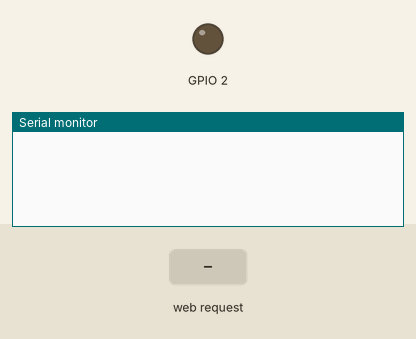
A sketch run on a simulated ESP32. Shown: output pins drawn as LEDs (lit = HIGH), the last lines printed to the serial monitor. The test bench sets the inputs (shaded band).

Above: at 1.2 s.
1.3 s: HTTP request GET /readm received
At 2.4 s:
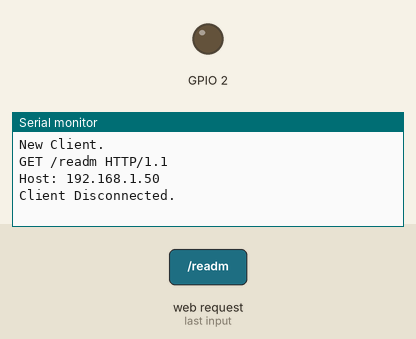
2.8 s: HTTP request GET /write received
At 3.4 s:
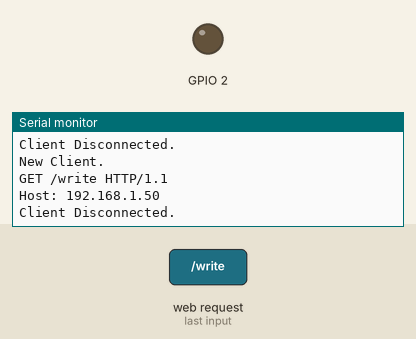

The sketch:

UIDWiFiAPPortal.ino
```cpp
/* AP Captive Portal for reading/writing UIDs on RFID chips */
/* Made by Dmitry Abramov */
/* git: https://github.com/Rou7e/remote-rfid-cloner */

#include <WiFi.h>
#include <DNSServer.h>
#include <SPI.h>
#include <MFRC522.h>

#define RST_PIN   4     // Configurable, see typical pin layout above
#define SS_PIN    21    // Configurable, see typical pin layout above

MFRC522 mfrc522(SS_PIN, RST_PIN);   // Create MFRC522 instance

MFRC522::MIFARE_Key key;

const byte DNS_PORT = 53;
IPAddress apIP(192, 168, 1, 1);
DNSServer dnsServer;
WiFiServer server(80);

byte NEW_UID[4] = {0xFF, 0xFF, 0xFF, 0xFF};

bool currentlyWriting = false;

String responseHTML1 = ""
  "<!DOCTYPE html><html><head><title>RFID Tools Portal</title></head><body>"
  "<h1>RFID Tools Portal</h1><p>Currently writing UID: ";

String responseHTML1d5 = "<p> Current operation: </p>";

String responseHTML2 = "</p><p>Enter UID to write on every card:</p>"
"   <form action='/action_page.php'>"
"  <label for='write'>UID to send:</label><br>"
"  <input type='text' id='write' name='write' value='FF-FF-FF-FF'><br>"
"  <input type='submit' value='Write UID'>"
"</form><p id='readm'>Read RFID without rewriting UID</p>"
"  <a href='/readm'>Read Mode</a>"
"<p>Last read result: </p>"
"</body></html>";

String readResponse = "";

String successForm = "<!DOCTYPE html><html><head><title>RFID Tools Portal</title></head><body>"
"<h1>Thanks!</h1>"
"<p>New UID accepted!</p>"
"<a href='/'>Back to captive portal</a>"
"</body></html>";

void setup() {
  WiFi.disconnect();   //added to start with the wifi off, avoid crashing
  WiFi.mode(WIFI_OFF); //added to start with the wifi off, avoid crashing
  WiFi.mode(WIFI_AP);
  WiFi.softAPConfig(apIP, apIP, IPAddress(255, 255, 255, 0));
  WiFi.softAP("NFC UID Assistant", "rfidmaster");
  SPI.begin();         // Init SPI bus
  mfrc522.PCD_Init();  // Init MFRC522 card
  // if DNSServer is started with "*" for domain name, it will reply with
  // provided IP to all DNS request
  dnsServer.start(DNS_PORT, "*", apIP);
  Serial.begin(115200);
  server.begin();
  pinMode(2,OUTPUT);
}

void loop() {
  dnsServer.processNextRequest();
  WiFiClient client = server.available();   // listen for incoming clients
  if (client) {                             // if you get a client,
    Serial.println("New Client.");           // print a message out the serial port
    String currentLine = "";                // make a String to hold incoming data from the client
    while (client.connected()) {            // loop while the client's connected
      if (client.available()) {             // if there's bytes to read from the client,
        char c = client.read();             // read a byte, then
        Serial.write(c);                    // print it out the serial monitor
        if (c == '\n') {                    // if the byte is a newline character

          // if the current line is blank, you got two newline characters in a row.
          // that's the end of the client HTTP request, so send a response:
          if (currentLine.length() == 0) {
            // HTTP headers always start with a response code (e.g. HTTP/1.1 200 OK)
            // and a content-type so the client knows what's coming, then a blank line:
            client.println("HTTP/1.1 200 OK");
            client.println("Content-type:text/html");
            client.println();

            // the content of the HTTP response follows the header:
            client.print(responseHTML1);
            String strUID;
            for (int i=0; i<4; i++) {strUID+=String(NEW_UID[i], HEX);}
            client.print(strUID);
            client.print(responseHTML1d5);
            if (currentlyWriting) {client.print("writing UID!"); digitalWrite(2, HIGH);}
            else {client.print("reading RFID!"); digitalWrite(2, LOW);}
            client.print(responseHTML2);
            client.print(readResponse);
            // The HTTP response ends with another blank line:
            client.println();
            // break out of the while loop:
            break;
          } else {    // if you got a newline, then clear currentLine:
            currentLine = "";
          }
        } else if (c != '\r') {  // if you got anything else but a carriage return character,
          currentLine += c;      // add it to the end of the currentLine
        }
        if (currentLine.indexOf("readm") >= 0) {
          currentlyWriting=false;
        }
        // Check to see if the client request was "GET /H" or "GET /L":
        if (currentLine.indexOf("write") >= 0) {
          String UIDLine = currentLine.substring(currentLine.indexOf("write")+6);
          if (UIDLine.length() == 11) {
            Serial.println(UIDLine);
            char cUIDLine[12];
            UIDLine+="-";
            UIDLine.toCharArray(cUIDLine,12);
            sscanf(cUIDLine, "%x-%x-%x-%x-", &NEW_UID[0], &NEW_UID[1],&NEW_UID[2],&NEW_UID[3]);
            currentlyWriting=true;
          }

        }
      }
    }
    // close the connection:
    client.stop();
    Serial.println("Client Disconnected.");
  }

  // writer block
  if (currentlyWriting) {
      // Reset the loop if no new card present on the sensor/reader. This saves the entire process when idle. And if present, select one.
  if ( ! mfrc522.PICC_IsNewCardPresent() || ! mfrc522.PICC_ReadCardSerial() ) {
    return;
  }

  // Now a card is selected. The UID and SAK is in mfrc522.uid.

  // Dump UID
  Serial.print(F("Card UID:"));
  for (byte i = 0; i < mfrc522.uid.size; i++) {
    Serial.print(mfrc522.uid.uidByte[i] < 0x10 ? " 0" : " ");
    Serial.print(mfrc522.uid.uidByte[i], HEX);
  }
  Serial.print(F("New UID:"));
  for (byte i = 0; i < 4; i++) {
    Serial.print(NEW_UID[i] < 0x10 ? " 0" : " ");
    Serial.print(NEW_UID[i], HEX);
  }
  Serial.println();

  // Set new UID

  if ( mfrc522.MIFARE_SetUid(NEW_UID, (byte)4, true) ) {
    Serial.println(F("Wrote new UID to card."));
  }

  // Halt PICC and re-select it so DumpToSerial doesn't get confused
  mfrc522.PICC_HaltA();
  if ( ! mfrc522.PICC_IsNewCardPresent() || ! mfrc522.PICC_ReadCardSerial() ) {
    return;
  }

  // Dump the new memory contents
  Serial.println(F("New UID and contents:"));
  mfrc522.PICC_DumpToSerial(&(mfrc522.uid));

  delay(2000);
  } else { // reader block
  if ( ! mfrc522.PICC_IsNewCardPresent() || ! mfrc522.PICC_ReadCardSerial() ) {
    return;
  }
  readResponse="";
  readResponse+=(F("Card UID:"));
  for (byte i = 0; i < mfrc522.uid.size; i++) {
    readResponse+=(mfrc522.uid.uidByte[i] < 0x10 ? " 0" : " ");
    readResponse+=(mfrc522.uid.uidByte[i], HEX);
  }
  readResponse+="\n";
  }
  delay(2000);
}


int StrToHex(char str[])
{
  return (int) strtol(str, 0, 16);
}
```

Measured:
- after the input at 1.3 s, the serial monitor: prints a new line at once (image 1)
- after the input at 2.8 s, the serial monitor: prints a new line at once (image 2)
